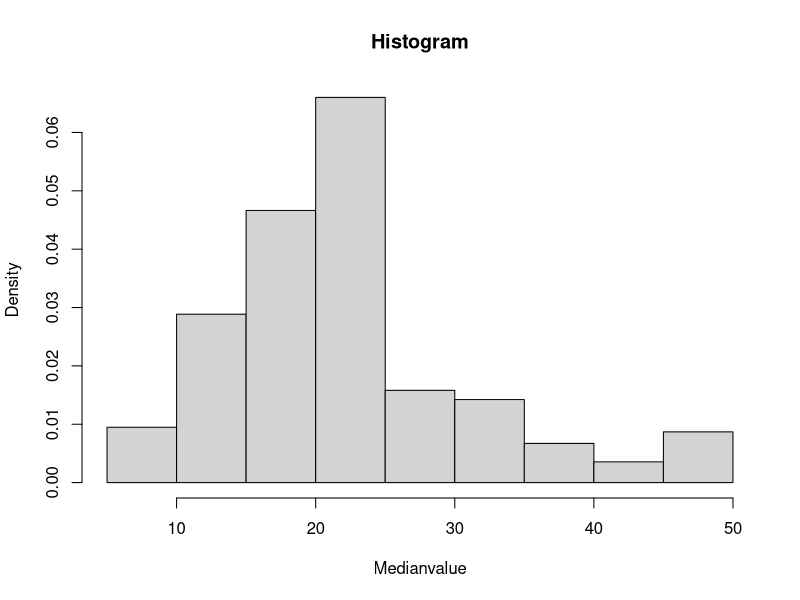
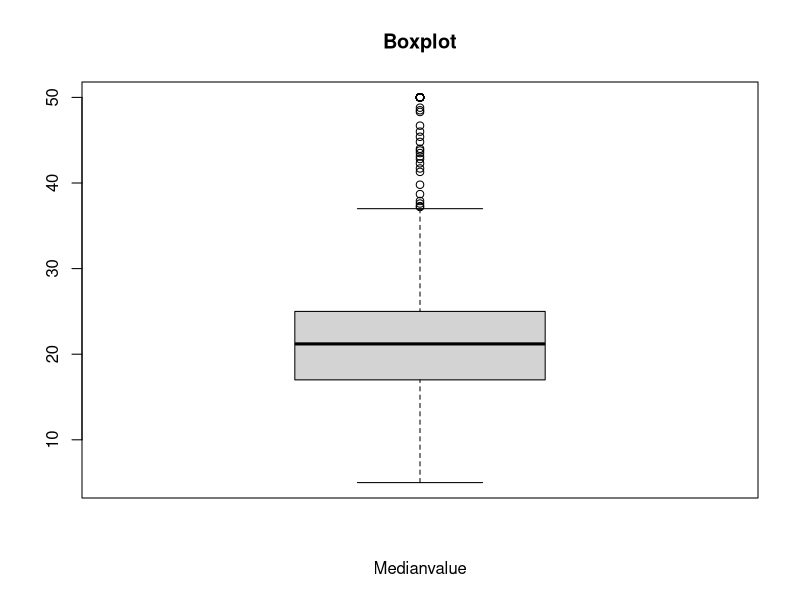
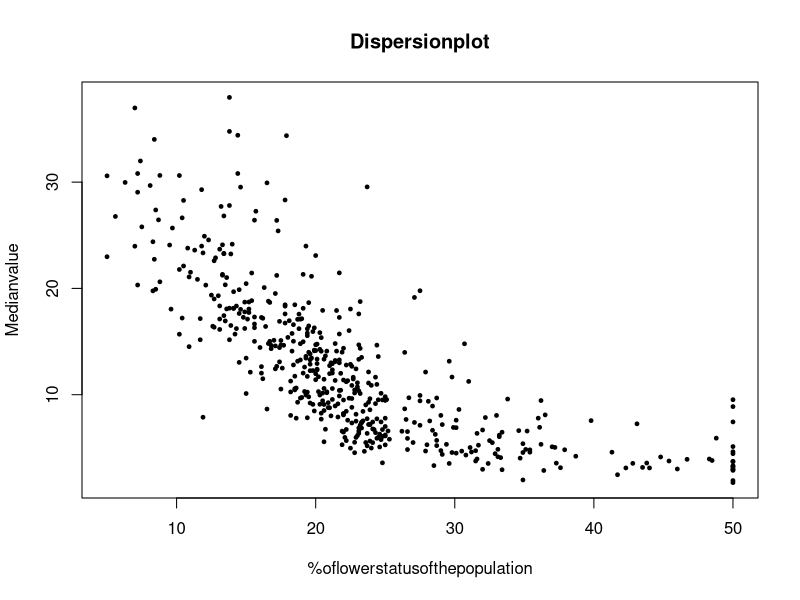
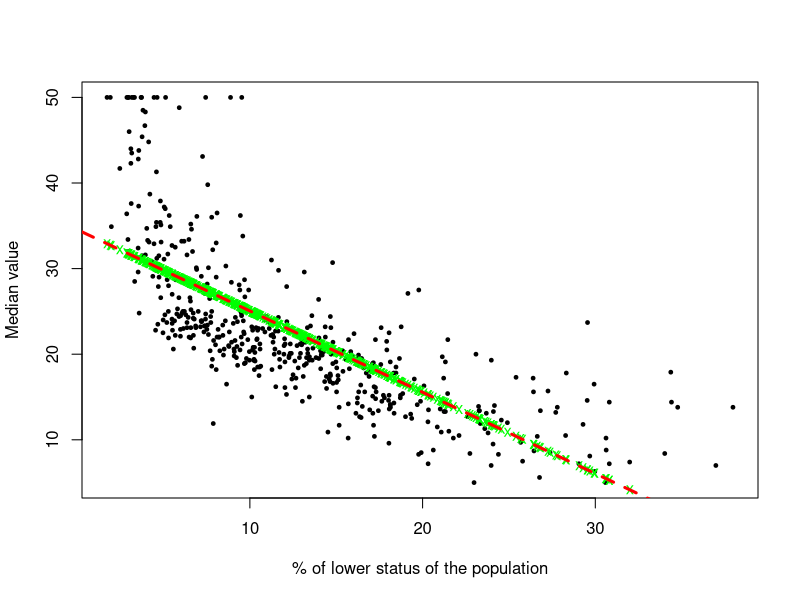
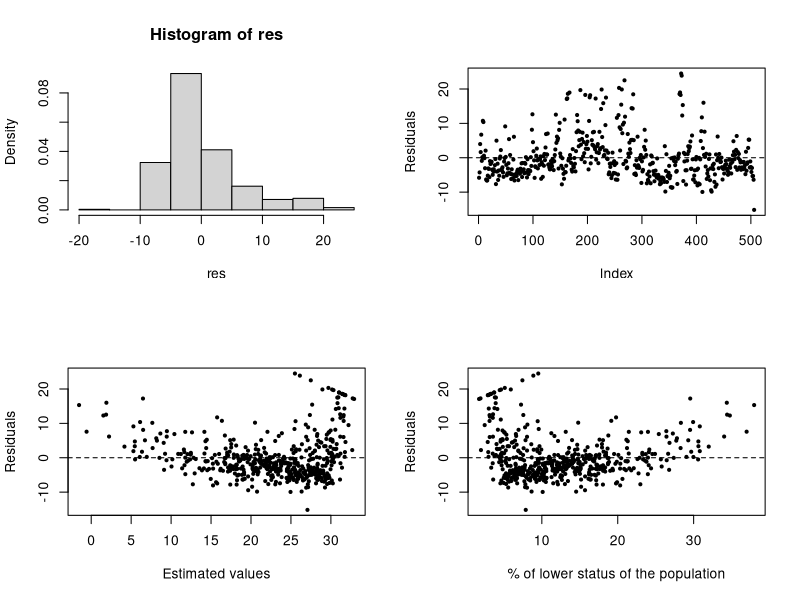

Source code (R) for these figures, in order:
ls()
rm(list=ls())
library(MASS) 
data(Boston)
help(Boston)
summary(Boston)
Boston[1:3,]
dim(Boston)
n<-nrow(Boston) 
n
summary(Boston$medv)


##histogramofthedistribution 
##xlab=graphicaloptiontoassignalabeltothex-axis 
##main:title of the graph 
hist(Boston$medv,prob=TRUE,xlab='Medianvalue',main='Histogram')


##boxplot of the distribution 
boxplot(Boston$medv,xlab='Medianvalue',main='Boxplot')


## dispersionplot 
## pch=19typeofpoint; 
## cex=0.5 reducing the dimension of the points(defaulting to 1) 
## ylab:analogous to xlab but relative to y-axis 
plot(Boston$medv,Boston$lstat,main='Dispersionplot', xlab='%oflowerstatusofthepopulation', ylab='Medianvalue',pch=19,cex=0.5)


cor(Boston$medv,Boston$lstat)


## Simple linear regression model
beta1<-cov(Boston$medv,Boston$lstat)/var(Boston$lstat) 
beta1
beta0<-mean(Boston$medv)-beta1*mean(Boston$lstat) 
beta0


mean((Boston$lstat-mean(Boston$lstat))^2)/n
mean(Boston$lstat^2)-(mean(Boston$lstat)^2)
var(Boston$lstat)*(n-1)/n


model<-lm(medv~lstat,data=Boston)
model
summary(model)


names(model)
model$coefficients
est.values<-fitted(model)


plot(Boston$lstat,Boston$medv,pch=19,cex=0.5, xlab='% of lower status of the population',ylab='Median value')
## add on the estimated values 
points(Boston$lstat,est.values,pch='x',col='green') 
## add on the least squares regression line

abline(coef(model)[1],coef(model)[2],lty=2,col='red',lwd=3) 
## equalto 
## abline (beta0, beta1,lty=2, col='red') 
## lty = 2 specifies dashed line (defaulting to lty = 1 solid line) 
## lwd = 3 specifies line width (defaulting to lwd = 1)

## variance/covariance matrix associated to the parameter estimates
vcov(model)
## standard error 
se<-sqrt(diag(vcov(model))) 
se


## for beta1 
beta1-qt(0.975,df=n-2)*se[2] 
beta1+qt(0.975,df=n-2)*se[2] 
c(beta1-qt(0.975,df=n-2)*se[2],beta1+qt(0.975,df=n-2)*se[2])
c(beta1-qnorm(0.975)*se[2],beta1+qnorm(0.975)*se[2])
confint(model)
confint(model,level=0.90)


statistic.t<-(beta1-(-1))/se[2] 
statistic.t

qt(0.025,df=n-2)
## p-value of the test 
2*min(pt(statistic.t,n-2),1-pt(statistic.t,n-2))


predict(model,newdata=data.frame(list(lstat=c(5,10,25))))
## Predictions with prediction interval 
predict(model,newdata=data.frame(list(lstat=c(5,10,25))), interval='prediction')
res<-residuals(model)

# subdivide the window into 4parts , 2 rows and 2 columns 
par(mfrow=c(2,2)) 
hist(res,prob=TRUE) 
plot(res,pch=19,cex=0.5,ylab='Residuals') 
## add on the line parallel to the x-axis 
abline(h=0,lty=2) 
plot(est.values,res,pch=19,cex=0.5,xlab='Estimated values', ylab='Residuals') 
abline(h=0,lty=2) 
plot(Boston$lstat,res,ylab='Residuals', xlab='% of lower status of the population',pch=19,cex=0.5) 
abline(h=0,lty=2)
